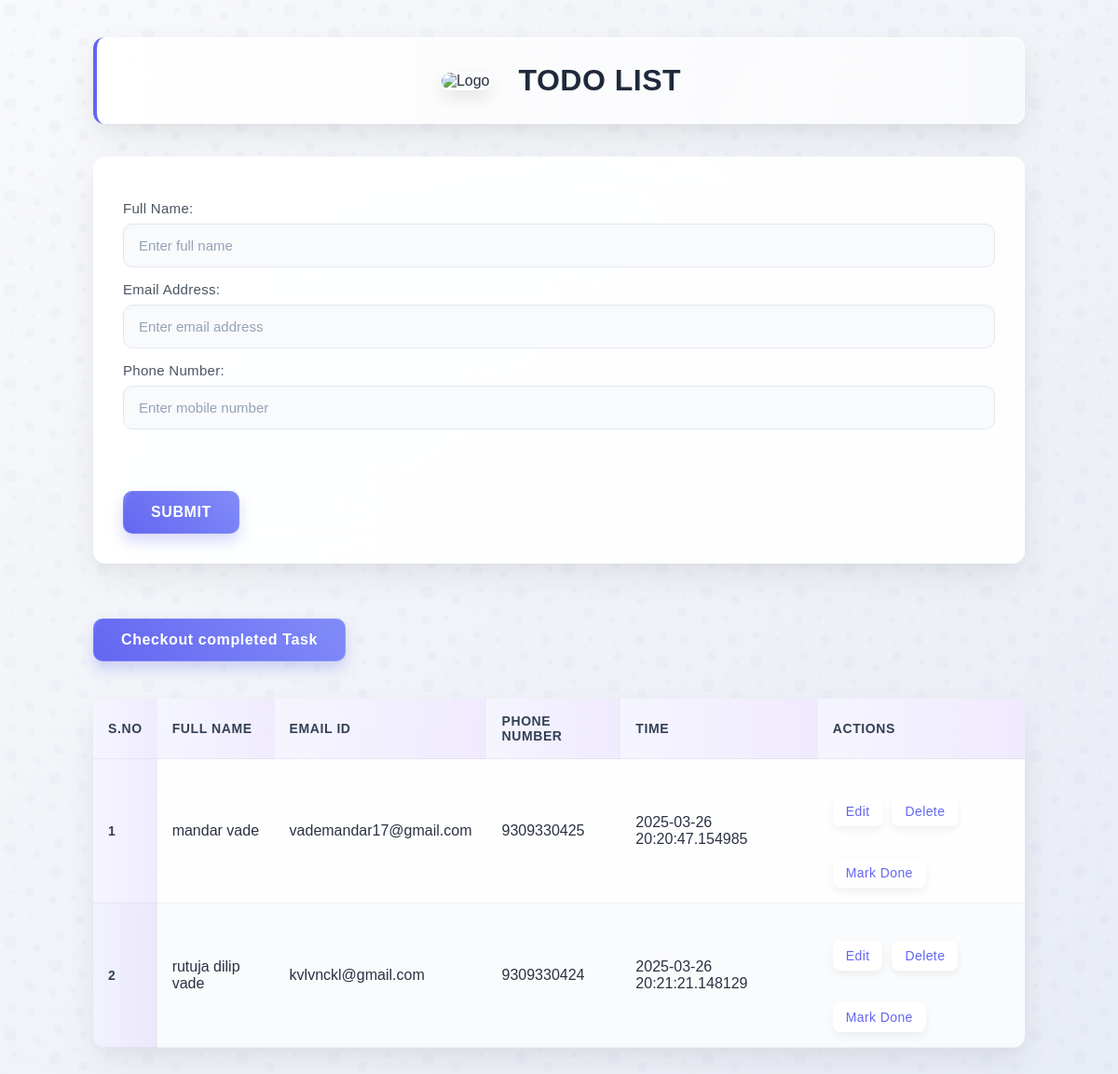
Before: / with the older database file.
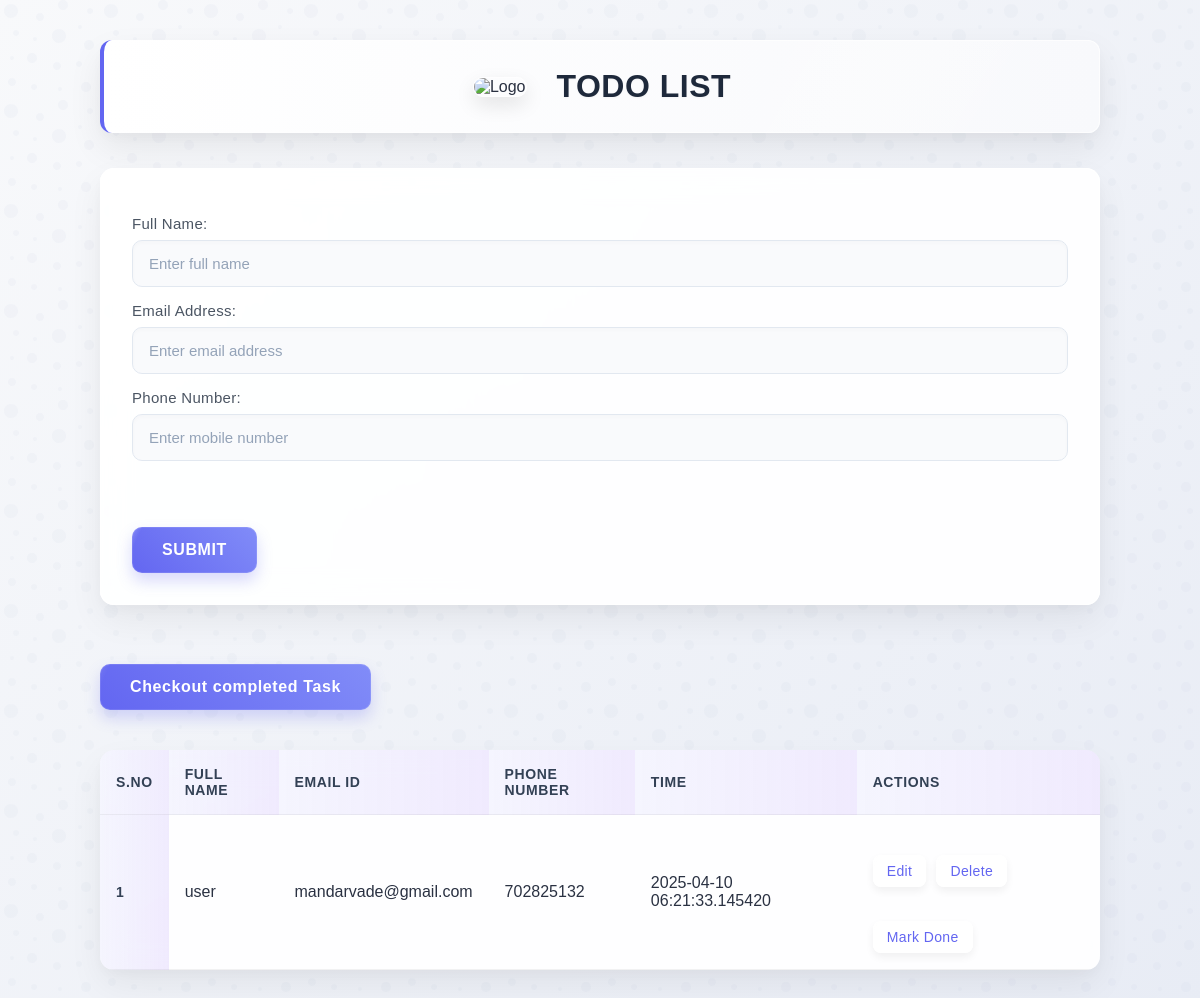
After: the same page with the newer database file.
### app.py (models this page shows, shortened)
class form(db.Model):
    id = db.Column(db.Integer, primary_key=True)
    full_name = db.Column(db.String(100), nullable=False)
    email = db.Column(db.String(100), nullable=False, unique=True)
    phone_number = db.Column(db.BigInteger, nullable=False, unique=True)
    date_created = db.Column(db.DateTime, default=datetime.utcnow)

### app.py (the view, shortened to what this page needs)
@app.route("/",methods=['GET', 'POST'])
def form_page():
    entries = form.query.all()
    entriess = done.query.all()
    return render_template('index.html', entries=entries, entriess=entriess)

### templates/index.html
{% extends 'base.html' %}
{% block heading %}
TODO LIST
{% endblock heading %}
{% block mainy %}
<main>
    <form action="/" method="POST">
        <fieldset class="mainf">
            <fieldset class="ff">
                <div class="personal">
                    <p class="theory">Full Name:</p>
                    <input type="text" name="fullname" class="inputs" id="full_name" placeholder="Enter full name"
                        required>
                    <br>
                    <p class="theory">Email Address:</p>
                    <input class="inputs" type="email" name="email" id="email" placeholder="Enter email address"
                        required>
                    <br>
                    <p class="theory">Phone Number:</p>
                    <input type="tel" name="phoneNo" class="inputs" id="phone_number" placeholder="Enter mobile number"
                        required>
                </div>
                <br>
                <button type="submit">SUBMIT</button>
            </fieldset>
        </fieldset>
    </form>
    {% if entriess|length == 0 %}
    {% else %}
    <button onclick="window.location.href='/markdone'" type="submit">Checkout completed Task</button>
    {% endif %}
    <div class="datapart">
        {% if entries|length==0 %}
        NO ENTRIES
        {% else %}
        <table>
            <thead>
                <tr>
                    <th>S.No</th>
                    <th>Full Name</th>
                    <th>Email ID</th>
                    <th>Phone Number</th>
                    <th>Time</th>
                    <th>Actions</th>
                </tr>
            </thead>
            <tbody>
                {% for entry in entries %}
                <tr>
                    <th scope="row">{{ loop.index }}</th>
                    <td>{{ entry.full_name }}</td>
                    <td>{{ entry.email }}</td>
                    <td>{{ entry.phone_number }}</td>
                    <td>{{ entry.date_created }}</td>
                    <td class="btns">
                        <button onclick="window.location.href='/update/{{ entry.id }}'">Edit</button>
                        <button onclick="window.location.href='/delete/{{ entry.id }}'">Delete</button>
                        <button onclick="window.location.href='/markdone/{{ entry.id }}'">Mark Done</button>
                    </td>
                </tr>
                {% endfor %}
            </tbody>
        </table>
        {% endif %}
    </div>
</main>
{% endblock mainy %}

### templates/base.html (shortened to what this page needs)
<!DOCTYPE html>
<html>
<head>
    <link rel="stylesheet" href="{{ url_for('static', filename='style.css') }}">
</head>
<body>
    <header>
        <div class="heady">
            <img src="https://i.pinimg.com/736x/16/de/d1/16ded160f74e9983411aefd95d9c00c3.jpg" alt="Logo"
                height="100px">
            <h1 id="th">
                {% block heading %}
                {% endblock heading %}
            </h1>
        </div>
    </header>
    {% block mainy %}
    {% endblock mainy %}
</body>
</html>

Changed rows visible on the page:
removed form: full_name "mandar vade", email "vademandar17@gmail.com", phone_number "9309330425", date_created "2025-03-26 20:20:47.154985"
removed form: full_name "rutuja dilip vade", email "kvlvnckl@gmail.com", phone_number "9309330424", date_created "2025-03-26 20:21:21.148129"
added form: full_name "user", email "mandarvade@gmail.com", phone_number "702825132", date_created "2025-04-10 06:21:33.145420"
